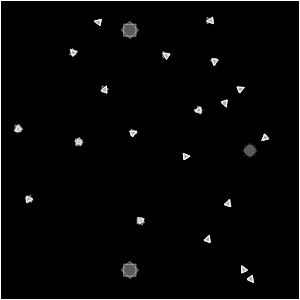
Frame 1 (no input)
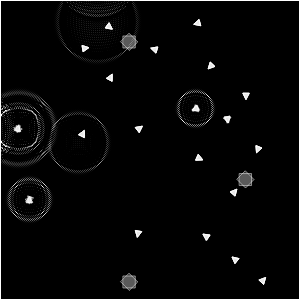
Frame 60 (no input)
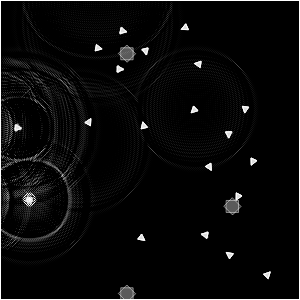
Frame 120 (the mouse pressed at the canvas centre since frame 60)

The p5.js sketch that drew these frames (run headless with seeded random() and noise() and a simulated clock; from frame 60 on, the mouse is pressed at the canvas centre):

// p5.js sketch
// ── sketch.js
let creatures = [];
let targets = [];

let ripple;

function setup() {
  createCanvas(300, 300);
  ripple = new Ripple(width, height, 0.99, 1);
  targetCentral = new Target(width / 2, height / 2, 100, 0.005);
  targets.push(targetCentral);

  target1 = new Target(width / 10, height / 10, 100, 0.002);
  targets.push(target1);
  target2 = new Target(width - width / 10, height / 10, 100, 0.002);
  targets.push(target2);
  target3 = new Target(width / 10, height - height / 10, 100, 0.002);
  targets.push(target3);
  target4 = new Target(width - width / 10, height - height / 10, 100, 0.002);
  targets.push(target4);

  for (let i = 0; i < 20; i++) {
    let creature = new Creature(random(width), random(height));
    creatures.push(creature);
  }
  rectMode(CENTER);
  pixelDensity(1);
  noSmooth();
}

function draw() {
  noSmooth();
  background(255);
  ripple.update();
  ripple.display();

  // if (frameCount % 10 === 0) {
  //   ripple.disturb(width / 10, height / 10, 10, 0.01);
  //   ripple.disturb(width - width / 10, height / 10, 10, 0.01);
  //   ripple.disturb(width / 10, height - height / 10, 10, 0.01);
  //   ripple.disturb(width - width / 10, height - height / 10, 10, 0.01);
  // }

  for (let target of targets) {
    target.update();
    target.display();

    //let targetPos = target.getPosition();

    for (let creature of creatures) {
      let prevVel = creature.vel.copy();
      creature.applyBehavior(targets);
      creature.applyRepulsion(creatures); // 应用排斥力
      creature.update();
      creature.randomSwing(0.001);
      creature.checkForRipple(prevVel); // 检查并触发涟漪
      creature.show();
      creature.edges();

      // if (frameCount % 60 === 0) {
      //   ripple.disturb(Math.floor(creature.pos.x), Math.floor(creature.pos.y));
      // }

      if (frameCount % 600 === 0) {
        creature.toggleBehavior();
        ripple.disturb(Math.floor(creature.pos.x), Math.floor(creature.pos.y));
      }
    }
  }
}

// ── Creature.js
class Creature{
  constructor(x,y){
    this.pos = createVector(x,y);
    this.vel = createVector(0,0);
    this.acc = createVector(0,0);
    this.maxSpeed = 0.05;
    this.maxForce = 0.02;
    this.r = 3;
    this.behavior = 'seek'; // 初始行为设为 seek
    this.perceptionRadius = 120; // 新增检测范围
    this.repulsionRadius = 30; // 排斥力作用范围
  }
  
  toggleBehavior() {
    // 切换行为模式
    this.behavior = (this.behavior === 'seek') ? 'flee' : 'seek';
  }
  
  flee(target) {
    return this.seek(target).mult(-2);
  }
  
  seek(target){
    //生成一个指向target的力
    let force = p5.Vector.sub(target,this.pos);
    
    //不然magnitude太大了看起来会瞬间传送
     force.setMag(this.maxSpeed);
    
    //非常重要，steering使之力的方向转向target
    force.sub(this.vel);
    
    force.limit(this.maxForce);
    
    //this.applyForce(steering);
    return force;
    
  }
  
  applyForce(force){
    this.acc.add(force);
  }
  
  randomSwing(intensity){
    let randomSwing = p5.Vector.random2D();
    randomSwing.normalize(1);
    randomSwing.mult(intensity);
    //this.acc.add(randomSwing);
    this.applyForce(randomSwing);
  }
  
  update(){
    this.vel.add(this.acc);
    this.vel.mult(0.9); // Apply damping
    this.pos.add(this.vel);
    this.vel.limit(this.maxSpeed);
    
    this.acc.set(0,0);//在每一帧的末尾重置加速度向量,以防止加速度在连续的帧之间累积
  }
  
  show(){
    let alpha = map(sin(frameCount * 0.02), -1, 1, 0, 100); // 使用 sin 函数计算透明度
    stroke(255);
    fill(2555,alpha);
    strokeWeight(0.5);
    push();
    translate(this.pos.x,this.pos.y);
    rotate(this.vel.heading());
    triangle(-this.r,-this.r,-this.r,this.r,this.r,0);
    //rect(0,0,this.r,this.r);
    pop();
  }
  
  edges() {
    if (this.pos.x > width + this.r) {
      this.pos.x = -this.r;
    } else if (this.pos.x < -this.r) {
      this.pos.x = width + this.r;
    }
    if (this.pos.y > height + this.r) {
      this.pos.y = -this.r;
    } else if (this.pos.y < -this.r) {
      this.pos.y = height + this.r;
    }
  }
  
  checkForRipple(prevVel) {
    let angleChange = getAngleBetween(prevVel, this.vel);
    if (abs(angleChange) > PI/1.2) {
      ripple.disturb(Math.floor(this.pos.x), Math.floor(this.pos.y));
    }
  }

  
  applyBehavior(targets) {
    
     let totalForce = createVector();
    for (let target of targets) {
      let d = p5.Vector.dist(this.pos, target.getPosition());
      if (d < this.perceptionRadius) { // 仅当目标在检测范围内时才作出反应
        let force = (this.behavior === 'seek') ? this.seek(target.getPosition()) : this.flee(target.getPosition());
        totalForce.add(force);
      }
    }
    this.applyForce(totalForce);
    
    //this.applyForce(force);
  }
  
  applyRepulsion(others) {
    let repulsionForce = createVector();
    for (let other of others) {
      if (other !== this) {
        let d = p5.Vector.dist(this.pos, other.pos);
        if ((d > 0) && (d < this.repulsionRadius)) {
          let diff = p5.Vector.sub(this.pos, other.pos);
          diff.div(d * d); // 排斥力与距离的平方成反比
          repulsionForce.add(diff);
        }
      }
    }
    this.applyForce(repulsionForce);
  }
  
}

function getAngleBetween(v1, v2) {
  let dot = v1.dot(v2);
  let mag1 = v1.mag();
  let mag2 = v2.mag();
  let angle = Math.acos(dot / (mag1 * mag2));
  return angle;
}
// ── LineTarget.js
class LineTarget {
  constructor(x1, y1, x2, y2, linearSpeed) {
    this.start = createVector(x1, y1);
    this.end = createVector(x2, y2);
    this.pos = this.start.copy();
    this.direction = p5.Vector.sub(this.end, this.start); // 正确计算方向向量
    this.direction.normalize();
    this.linearSpeed = linearSpeed;
    this.movingToEnd = true;
  }

  update() {
    let speed = this.direction.copy().mult(this.linearSpeed); // 计算速度向量
    if (this.movingToEnd) {
      this.pos.add(speed); // 向终点移动
      if (p5.Vector.dist(this.pos, this.end) < this.linearSpeed) {
        this.movingToEnd = false; // 到达终点后改变方向
      }
    } else {
      this.pos.sub(speed); // 向起点移动
      if (p5.Vector.dist(this.pos, this.start) < this.linearSpeed) {
        this.movingToEnd = true; // 到达起点后改变方向
      }
    }
  }

  display() {
    fill(255);
    circle(this.pos.x, this.pos.y, 3); // 使用 pos 的坐标来绘制
  }

  getPosition() {
    return this.pos.copy(); // 返回位置的副本
  }
}

// ── Ripple.js
class Ripple {
  constructor(cols, rows, dampening, pixelSize) {
    this.cols = cols;
    this.rows = rows;
    this.dampening = dampening;
    this.pixelSize = pixelSize; // 新增：像素放大尺寸
    this.current = new Array(cols).fill(0).map(() => new Array(rows).fill(0));
    this.previous = new Array(cols).fill(0).map(() => new Array(rows).fill(0));
  }

  update() {
    for (let i = 1; i < this.cols - 1; i++) {
      for (let j = 1; j < this.rows - 1; j++) {
        this.current[i][j] =
          (this.previous[i - 1][j] +
            this.previous[i + 1][j] +
            this.previous[i][j - 1] +
            this.previous[i][j + 1]) / 2 -
          this.current[i][j];
        this.current[i][j] *= this.dampening;
      }
    }

    let temp = this.previous;
    this.previous = this.current;
    this.current = temp;
  }

  display() {
    loadPixels();
    for (let i = 1; i < this.cols - 1; i++) {
      for (let j = 1; j < this.rows - 1; j++) {
        let index = (i + j * this.cols) * 4;
        pixels[index + 0] = this.current[i][j];
        pixels[index + 1] = this.current[i][j];
        pixels[index + 2] = this.current[i][j];
      }
    }
    updatePixels();
  }

  // display() {
  //   for (let i = 1; i < this.cols - 1; i++) {
  //     for (let j = 1; j < this.rows - 1; j++) {
  //       let val = this.current[i][j];
  //       fill(val);
  //       noStroke();
  //       // 绘制放大的像素方块
  //       rect(i * this.pixelSize, j * this.pixelSize, this.pixelSize, this.pixelSize,4,4);
  //     }
  //   }
  // }

  disturb(x, y) {
    if (x > 0 && x < this.cols && y > 0 && y < this.rows) {
      this.previous[x][y] = 2000; //数值越小 涟漪越不明显
    }
  }
}

// ── RotationTarget.js
class RotationTarget {
  constructor(x, y, radius, rotationSpeed) {
    this.center = createVector(x, y);
    this.radius = radius;
    this.rotationSpeed = rotationSpeed;
    this.angle = 0;
  }

  update() {
    // 更新目标点的位置
    this.angle += this.rotationSpeed;
    this.x = this.center.x + this.radius * cos(this.angle);
    this.y = this.center.y + this.radius * sin(this.angle);
  }

  display() {
    fill(255);
    circle(this.x, this.y, 3);
    // push();
    // translate(this.x, this.y);
    // rect(0, 0, 5, 5);
    // rotate(PI / 4);
    // rect(0, 0, 5, 5);
    // pop();
  }

  getPosition() {
    return createVector(this.x, this.y);
  }
}


// ── Target.js
class Target {
  constructor(x, y, radius, rotationSpeed) {
    this.center = createVector(x, y);
    this.radius = radius;
    this.rotationSpeed = rotationSpeed;
    this.angle = 0;
  }

  update() {
    // 更新目标点的位置
    this.angle += this.rotationSpeed;
    this.x = this.center.x + this.radius * cos(this.angle);
    this.y = this.center.y + this.radius * sin(this.angle);
  }

  display() {
    fill(255, 50);
    //circle(this.x, this.y, 12);
    push();
    translate(this.x, this.y);
    rect(0, 0, 12, 12);
    rotate(PI / 4);
    rect(0, 0, 12, 12);
    pop();
  }

  getPosition() {
    return createVector(this.x, this.y);
  }
}

// ── style.css
html, body {
  margin: 0;
  padding: 0;
  height:100%;
  background-color: black;
  display:flex;
  justify-content: center; /* 水平居中 */
  align-items: center; /* 垂直居中 */
}
canvas {
  display: block;
  transform:scale(2);
  transform-origin: center; /* 确保放大时画布保持居中 */
}
